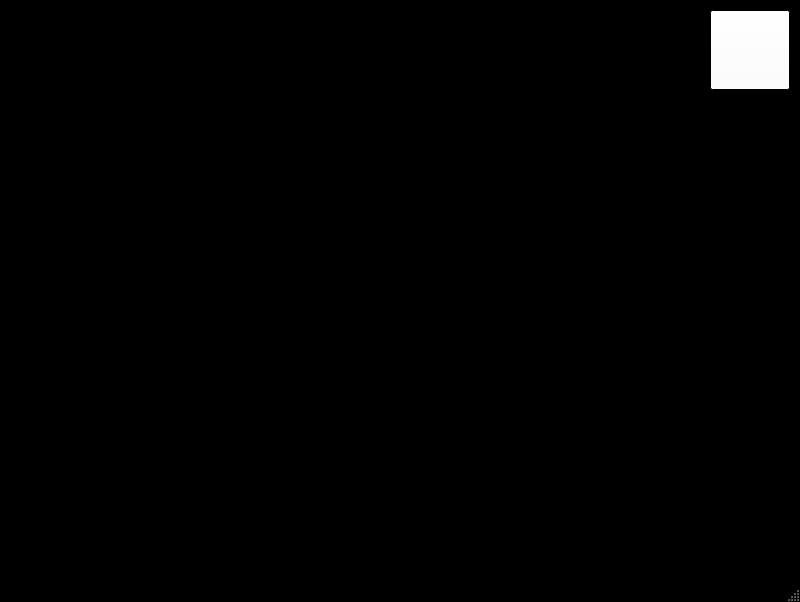
<?xml version="1.0" encoding="UTF-8"?>
<ui version="4.0">
 <class>MainWindow</class>
 <widget class="QMainWindow" name="MainWindow">
  <property name="geometry">
   <rect>
    <x>0</x>
    <y>0</y>
    <width>800</width>
    <height>602</height>
   </rect>
  </property>
  <property name="palette">
   <palette>
    <active>
     <colorrole role="WindowText">
      <brush brushstyle="SolidPattern">
       <color alpha="255">
        <red>0</red>
        <green>0</green>
        <blue>0</blue>
       </color>
      </brush>
     </colorrole>
     <colorrole role="Button">
      <brush brushstyle="SolidPattern">
       <color alpha="0">
        <red>255</red>
        <green>255</green>
        <blue>255</blue>
       </color>
      </brush>
     </colorrole>
     <colorrole role="Midlight">
      <brush brushstyle="SolidPattern">
       <color alpha="255">
        <red>255</red>
        <green>255</green>
        <blue>255</blue>
       </color>
      </brush>
     </colorrole>
     <colorrole role="Dark">
      <brush brushstyle="SolidPattern">
       <color alpha="255">
        <red>0</red>
        <green>0</green>
        <blue>0</blue>
       </color>
      </brush>
     </colorrole>
     <colorrole role="Mid">
      <brush brushstyle="SolidPattern">
       <color alpha="255">
        <red>0</red>
        <green>0</green>
        <blue>0</blue>
       </color>
      </brush>
     </colorrole>
     <colorrole role="Text">
      <brush brushstyle="SolidPattern">
       <color alpha="255">
        <red>255</red>
        <green>255</green>
        <blue>255</blue>
       </color>
      </brush>
     </colorrole>
     <colorrole role="ButtonText">
      <brush brushstyle="SolidPattern">
       <color alpha="255">
        <red>255</red>
        <green>255</green>
        <blue>255</blue>
       </color>
      </brush>
     </colorrole>
     <colorrole role="Base">
      <brush brushstyle="SolidPattern">
       <color alpha="255">
        <red>0</red>
        <green>0</green>
        <blue>0</blue>
       </color>
      </brush>
     </colorrole>
     <colorrole role="Window">
      <brush brushstyle="SolidPattern">
       <color alpha="255">
        <red>0</red>
        <green>0</green>
        <blue>0</blue>
       </color>
      </brush>
     </colorrole>
     <colorrole role="Shadow">
      <brush brushstyle="SolidPattern">
       <color alpha="255">
        <red>0</red>
        <green>0</green>
        <blue>0</blue>
       </color>
      </brush>
     </colorrole>
     <colorrole role="PlaceholderText">
      <brush brushstyle="SolidPattern">
       <color alpha="128">
        <red>0</red>
        <green>0</green>
        <blue>0</blue>
       </color>
      </brush>
     </colorrole>
    </active>
    <inactive>
     <colorrole role="WindowText">
      <brush brushstyle="SolidPattern">
       <color alpha="255">
        <red>0</red>
        <green>0</green>
        <blue>0</blue>
       </color>
      </brush>
     </colorrole>
     <colorrole role="Button">
      <brush brushstyle="SolidPattern">
       <color alpha="0">
        <red>255</red>
        <green>255</green>
        <blue>255</blue>
       </color>
      </brush>
     </colorrole>
     <colorrole role="Midlight">
      <brush brushstyle="SolidPattern">
       <color alpha="255">
        <red>255</red>
        <green>255</green>
        <blue>255</blue>
       </color>
      </brush>
     </colorrole>
     <colorrole role="Dark">
      <brush brushstyle="SolidPattern">
       <color alpha="255">
        <red>0</red>
        <green>0</green>
        <blue>0</blue>
       </color>
      </brush>
     </colorrole>
     <colorrole role="Mid">
      <brush brushstyle="SolidPattern">
       <color alpha="255">
        <red>0</red>
        <green>0</green>
        <blue>0</blue>
       </color>
      </brush>
     </colorrole>
     <colorrole role="Text">
      <brush brushstyle="SolidPattern">
       <color alpha="255">
        <red>255</red>
        <green>255</green>
        <blue>255</blue>
       </color>
      </brush>
     </colorrole>
     <colorrole role="ButtonText">
      <brush brushstyle="SolidPattern">
       <color alpha="255">
        <red>255</red>
        <green>255</green>
        <blue>255</blue>
       </color>
      </brush>
     </colorrole>
     <colorrole role="Base">
      <brush brushstyle="SolidPattern">
       <color alpha="255">
        <red>0</red>
        <green>0</green>
        <blue>0</blue>
       </color>
      </brush>
     </colorrole>
     <colorrole role="Window">
      <brush brushstyle="SolidPattern">
       <color alpha="255">
        <red>0</red>
        <green>0</green>
        <blue>0</blue>
       </color>
      </brush>
     </colorrole>
     <colorrole role="Shadow">
      <brush brushstyle="SolidPattern">
       <color alpha="255">
        <red>0</red>
        <green>0</green>
        <blue>0</blue>
       </color>
      </brush>
     </colorrole>
     <colorrole role="PlaceholderText">
      <brush brushstyle="SolidPattern">
       <color alpha="128">
        <red>0</red>
        <green>0</green>
        <blue>0</blue>
       </color>
      </brush>
     </colorrole>
    </inactive>
    <disabled>
     <colorrole role="WindowText">
      <brush brushstyle="SolidPattern">
       <color alpha="255">
        <red>0</red>
        <green>0</green>
        <blue>0</blue>
       </color>
      </brush>
     </colorrole>
     <colorrole role="Button">
      <brush brushstyle="SolidPattern">
       <color alpha="0">
        <red>255</red>
        <green>255</green>
        <blue>255</blue>
       </color>
      </brush>
     </colorrole>
     <colorrole role="Midlight">
      <brush brushstyle="SolidPattern">
       <color alpha="255">
        <red>255</red>
        <green>255</green>
        <blue>255</blue>
       </color>
      </brush>
     </colorrole>
     <colorrole role="Dark">
      <brush brushstyle="SolidPattern">
       <color alpha="255">
        <red>0</red>
        <green>0</green>
        <blue>0</blue>
       </color>
      </brush>
     </colorrole>
     <colorrole role="Mid">
      <brush brushstyle="SolidPattern">
       <color alpha="255">
        <red>0</red>
        <green>0</green>
        <blue>0</blue>
       </color>
      </brush>
     </colorrole>
     <colorrole role="Text">
      <brush brushstyle="SolidPattern">
       <color alpha="255">
        <red>0</red>
        <green>0</green>
        <blue>0</blue>
       </color>
      </brush>
     </colorrole>
     <colorrole role="ButtonText">
      <brush brushstyle="SolidPattern">
       <color alpha="255">
        <red>0</red>
        <green>0</green>
        <blue>0</blue>
       </color>
      </brush>
     </colorrole>
     <colorrole role="Base">
      <brush brushstyle="SolidPattern">
       <color alpha="255">
        <red>0</red>
        <green>0</green>
        <blue>0</blue>
       </color>
      </brush>
     </colorrole>
     <colorrole role="Window">
      <brush brushstyle="SolidPattern">
       <color alpha="255">
        <red>0</red>
        <green>0</green>
        <blue>0</blue>
       </color>
      </brush>
     </colorrole>
     <colorrole role="Shadow">
      <brush brushstyle="SolidPattern">
       <color alpha="255">
        <red>0</red>
        <green>0</green>
        <blue>0</blue>
       </color>
      </brush>
     </colorrole>
     <colorrole role="PlaceholderText">
      <brush brushstyle="SolidPattern">
       <color alpha="128">
        <red>0</red>
        <green>0</green>
        <blue>0</blue>
       </color>
      </brush>
     </colorrole>
    </disabled>
   </palette>
  </property>
  <property name="windowTitle">
   <string>MainWindow</string>
  </property>
  <widget class="QWidget" name="centralwidget">
   <widget class="QTextEdit" name="typeWindow">
    <property name="geometry">
     <rect>
      <x>10</x>
      <y>10</y>
      <width>691</width>
      <height>531</height>
     </rect>
    </property>
    <property name="palette">
     <palette>
      <active>
       <colorrole role="Text">
        <brush brushstyle="SolidPattern">
         <color alpha="255">
          <red>196</red>
          <green>255</green>
          <blue>0</blue>
         </color>
        </brush>
       </colorrole>
      </active>
      <inactive>
       <colorrole role="Text">
        <brush brushstyle="SolidPattern">
         <color alpha="255">
          <red>196</red>
          <green>255</green>
          <blue>0</blue>
         </color>
        </brush>
       </colorrole>
      </inactive>
      <disabled>
       <colorrole role="Text">
        <brush brushstyle="SolidPattern">
         <color alpha="255">
          <red>0</red>
          <green>0</green>
          <blue>0</blue>
         </color>
        </brush>
       </colorrole>
      </disabled>
     </palette>
    </property>
    <property name="frameShape">
     <enum>QFrame::NoFrame</enum>
    </property>
    <property name="lineWidth">
     <number>0</number>
    </property>
    <property name="html">
     <string>&lt;!DOCTYPE HTML PUBLIC &quot;-//W3C//DTD HTML 4.0//EN&quot; &quot;http://www.w3.org/TR/REC-html40/strict.dtd&quot;&gt;
&lt;html&gt;&lt;head&gt;&lt;meta name=&quot;qrichtext&quot; content=&quot;1&quot; /&gt;&lt;style type=&quot;text/css&quot;&gt;
p, li { white-space: pre-wrap; }
&lt;/style&gt;&lt;/head&gt;&lt;body style=&quot; font-family:'MS Shell Dlg 2'; font-size:7.8pt; font-weight:400; font-style:normal;&quot;&gt;
&lt;p style=&quot;-qt-paragraph-type:empty; margin-top:0px; margin-bottom:0px; margin-left:0px; margin-right:0px; -qt-block-indent:0; text-indent:0px;&quot;&gt;&lt;br /&gt;&lt;/p&gt;&lt;/body&gt;&lt;/html&gt;</string>
    </property>
    <property name="overwriteMode">
     <bool>false</bool>
    </property>
   </widget>
   <widget class="QPushButton" name="pushButton">
    <property name="geometry">
     <rect>
      <x>710</x>
      <y>10</y>
      <width>80</width>
      <height>80</height>
     </rect>
    </property>
    <property name="text">
     <string/>
    </property>
    <property name="icon">
     <iconset resource="res.qrc">
      <normaloff>:/images/icon2.png</normaloff>:/images/icon2.png</iconset>
    </property>
    <property name="iconSize">
     <size>
      <width>80</width>
      <height>80</height>
     </size>
    </property>
   </widget>
  </widget>
  <widget class="QMenuBar" name="menubar">
   <property name="geometry">
    <rect>
     <x>0</x>
     <y>0</y>
     <width>800</width>
     <height>26</height>
    </rect>
   </property>
  </widget>
  <widget class="QStatusBar" name="statusbar"/>
 </widget>
 <resources>
  <include location="res.qrc"/>
 </resources>
 <connections/>
</ui>
